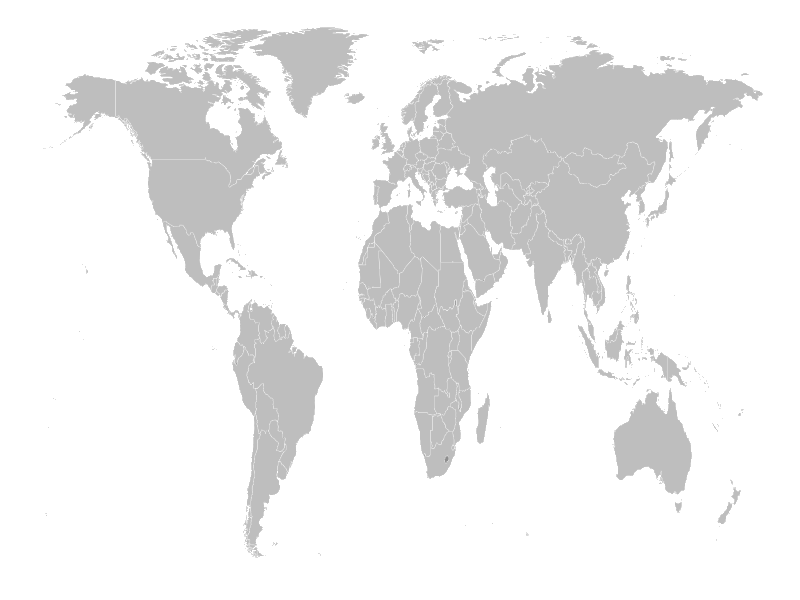
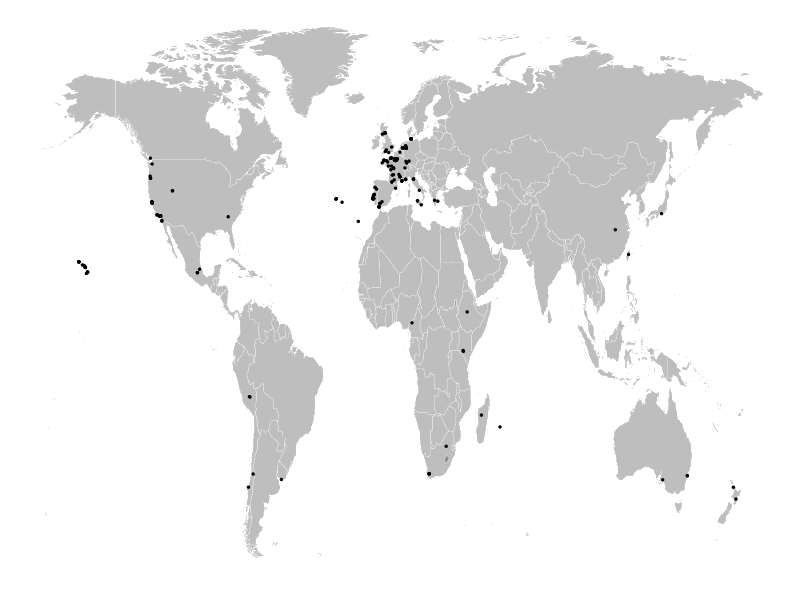

Write the R code that produced these figures, in order. (Note: this script raises an error after producing the figures.)
library(tidyverse)
library(ggthemes)
library(ggplot2)

##Setwd to folder location

setwd("~/Desktop/2020_AnthReview/")
##Map Figure 1A
world <- map_data("world")
world <- world[world$region != "Antarctica",]

isolation_info <- readr::read_tsv("data/CelegansStrainData.tsv")%>%
  dplyr::filter(isotype_ref_strain == TRUE)%>%
  dplyr::filter(!(release %in% c("20180413", "20200815")))%>%
  dplyr::select(strain, long=longitude, lat=latitude, landscape, substrate)%>%
  dplyr::mutate(n2 = case_when( strain == "N2" ~ "N2",
                                strain != "N2" ~ "None"))


isolation_info$long <- as.numeric(isolation_info$long)
isolation_info$lat <- as.numeric(isolation_info$lat)

map <-ggplot()+ geom_map(data=world, map=world,
                         aes(x=long, y=lat, map_id=region),
                         color="white", fill="#7f7f7f", 
                         size=0.1, alpha=0.5)+
  theme_map()+ 
  theme(legend.position = "none",
        plot.margin = unit(c(0, 0, 0, 0), "cm"))

mapfix <-map +geom_point(data = isolation_info%>%filter(n2=="None"),aes(x=long, y=lat, color = n2),size = 0.5)+
  geom_point(data = isolation_info%>%filter(n2=="N2"),aes(x=long, y=lat, color =n2 ),size = 0.5)+
  scale_color_manual(values = c("None" = "black","N2"="black"))


##Phenotype change Figure 1B
filtered_data <- rio::import("data/figure1data.tsv")

abz_response <- filtered_data %>%
  dplyr::select(strain,Albendazole_q90.TOF)%>%
  dplyr::filter(!is.na(Albendazole_q90.TOF))
abz_full <- abz_response %>%
  dplyr::mutate( q90_norm = (Albendazole_q90.TOF - min(Albendazole_q90.TOF)) / (max(Albendazole_q90.TOF) - min(Albendazole_q90.TOF)))%>%
  dplyr::mutate(Strain = case_when(strain=="N2" ~ "N2",
                                   TRUE ~ "None"))


response_variation_abz <- abz_full %>%
  ggplot()+
  aes(y =q90_norm)+
  geom_col(aes(x=reorder(strain, Albendazole_q90.TOF),fill=Strain),width = 1)+
  theme_classic(24)+
  ylab("Normalized ABZ Response")+
  scale_y_continuous("Albendazole Response",expand = c(0, 0))+
  xlab("Strain")+
  scale_fill_manual(values = c("N2"="Orange","None"="grey"))+
  theme(axis.text.x = element_blank(), axis.ticks = element_blank())+
  theme(axis.title.x=element_text(size=10, vjust=5),
        axis.text.y=element_text(size=10),
        axis.title.y=element_text(size=10),
        axis.line.y = element_line(size=0.1),
        axis.line.x = element_line(size=0.1),
        plot.margin = unit(c(0, 0.1, 0, 0.8), "cm"),
        legend.position = "none")

##Phenotype change Figure 1C IVM
ivm_response <- filtered_data %>%
  dplyr::select(strain,Ivermectin_mean.TOF)%>%
  dplyr::filter(!is.na(Ivermectin_mean.TOF))
var_ivm_norm <- ivm_response %>%
  dplyr::mutate( mean_norm = (Ivermectin_mean.TOF - min(Ivermectin_mean.TOF)) / (max(Ivermectin_mean.TOF) - min(Ivermectin_mean.TOF)))

full_ivm <- var_ivm_norm%>%
  dplyr::mutate(Strain = case_when(strain=="N2" ~ "N2",
                                      TRUE ~ "None"))

response_variation_ivm <- full_ivm %>%
  ggplot()+
  aes(y = mean_norm)+
  geom_col(aes(x=reorder(strain,Ivermectin_mean.TOF),fill=Strain),width = 1)+
  theme_classic(24)+
  scale_y_continuous("Ivermectin Response",expand = c(0, 0))+
  xlab("Strain")+
  scale_fill_manual(values = c("N2"="Orange","None"="grey"))+
  theme(axis.text.x = element_blank(), axis.ticks = element_blank())+
  theme(axis.title.x=element_text(size=10, vjust=5),
        axis.text.y=element_text(size=10),
        axis.title.y=element_text(size=10),
        axis.line.y = element_line(size=0.1),
        axis.line.x = element_line(size=0.1),
        plot.margin = unit(c(0, 0.1, 0, 0.8), "cm"),
        legend.position = "none")

#Figure 1D levamasole 
lev_response <- filtered_data %>%
  dplyr::select(strain,Levamisole_mean.TOF)%>%
  dplyr::filter(!is.na(Levamisole_mean.TOF))
var_lev_norm <- lev_response %>%
  dplyr::mutate( mean_norm = (Levamisole_mean.TOF - min(Levamisole_mean.TOF)) / (max(Levamisole_mean.TOF) - min(Levamisole_mean.TOF)))

full_lev <- var_lev_norm%>%
  dplyr::mutate(Strain = case_when(strain=="N2" ~ "N2",
                                   TRUE ~ "None"))

response_variation_lev <- full_lev %>%
  ggplot()+
  aes(y = mean_norm)+
  geom_col(aes(x=reorder(strain,Levamisole_mean.TOF),fill=Strain),width = 1)+
  theme_classic(24)+
  scale_y_continuous("Levamisole Response",expand = c(0, 0))+
  xlab("Strain")+
  scale_fill_manual(values = c("N2"="Orange","None"="grey"))+
  theme(axis.text.x = element_blank(), axis.ticks = element_blank())+
  theme(axis.title.x=element_text(size=10, vjust=5),
        axis.text.y=element_text(size=10),
        axis.title.y=element_text(size=10),
        axis.line.y = element_line(size=0.1),
        axis.line.x = element_line(size=0.1),
        plot.margin = unit(c(0, 0.1, 0, 0.8), "cm"),
        legend.position = "none")

figure_2 <- cowplot::plot_grid(mapfix,response_variation_abz,response_variation_ivm,response_variation_lev, nrow = 4, ncol=1,labels = c("A","B","C","D"))
ggsave(filename = "plots/Review_figure2.png", plot = figure_2, device = "png",height = 8,width = 6,units = 'in')
ggsave(filename = "plots/Review_figure2.pdf", plot = figure_2, device = "pdf",height = 8,width = 6,units = 'in')

